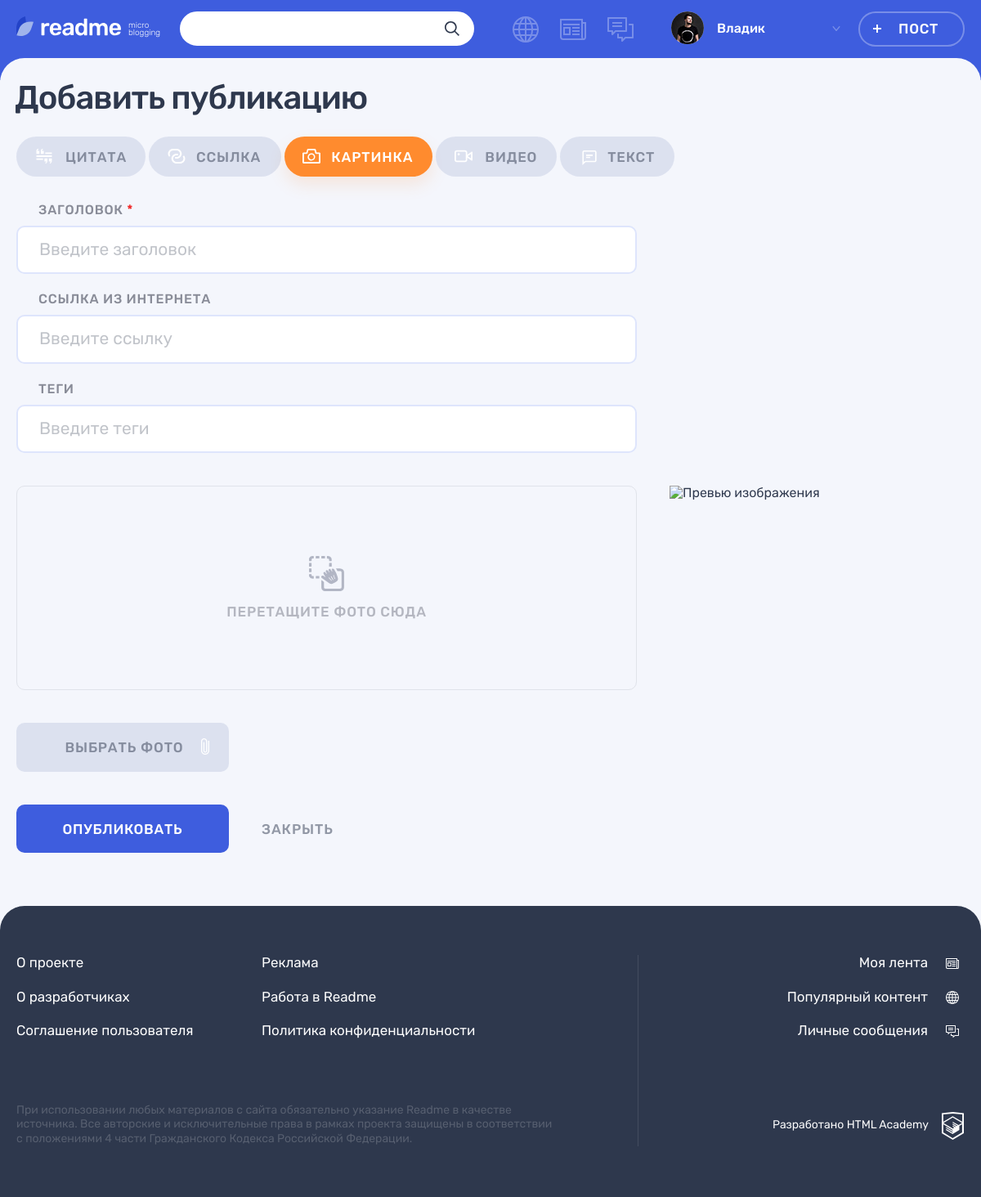
/add.php?type_id=3 (signed in), run on the app's committed database.
### tables this page shows
CREATE TABLE content_types
(
  id         INT AUTO_INCREMENT PRIMARY KEY,
  name       VARCHAR(128) UNIQUE NOT NULL,
  icon_class VARCHAR(32)
);

### helpers.php (called while the page is built, shortened)
<?php
function include_template($name, array $data = [])
{
    $name = 'templates/' . $name;
    extract($data);
    require $name;
    $result = ob_get_clean();
    return $result;
}

### database/posts.php (called while the page is built, shortened)
<?php
function fetchPostTypes(): array
{
    $query = "SELECT id, name, icon_class from content_types";
    return fetchData(prepareResult($query));
}

### database/helpers.php (called while the page is built, shortened)
<?php
function fetchData($result): array
{
    return mysqli_fetch_all($result, MYSQLI_ASSOC);
}
function prepareResult($query, $types = "", $params = []): mysqli_result {
    global $connect;
    $stmt = mysqli_prepare($connect, $query);
    $result = mysqli_stmt_execute($stmt);
    $result = mysqli_stmt_get_result($stmt);
    return $result;
}

### functions.php (called while the page is built, shortened)
<?php
function normalizePostTypes(array $post_types): array
{
    $result = [];
    foreach ($post_types as $post_type) {
        $result[] = [
            "id" => (string) $post_type["id"],
            "name" => $post_type["name"],
            "icon_class" => $post_type["icon_class"],
        ];
    }
    return $result;
}

### templates/add.php (the view, shortened to what this page needs)
<div class="page__main-section">
    <div class="container">
        <h1 class="page__title page__title--adding-post">Добавить публикацию</h1>
    </div>
    <div class="adding-post container">
        <div class="adding-post__tabs-wrapper tabs">
            <div class="adding-post__tabs filters">
                <ul class="adding-post__tabs-list filters__list tabs__list">
                    <?php foreach ($post_types as $post_type): ?>
                        <li class="adding-post__tabs-item filters__item">
                            <a href="add.php?type_id=<?= htmlspecialchars($post_type['id']) ?>" class="adding-post__tabs-link filters__button filters__button--<?= htmlspecialchars($post_type['icon_class']) ?> tabs__item button <?= htmlspecialchars($post_type['id']) === $type_id ? "filters__button--active tabs__item--active" : "" ?>">
                                <svg class="filters__icon" width="22" height="18">
                                    <use xlink:href="#icon-filter-<?= htmlspecialchars($post_type['icon_class']) ?>"></use>
                                </svg>
                                <span><?= htmlspecialchars($post_type['name']) ?></span>
                            </a>
                        </li>
                    <?php endforeach; ?>
            </div>
            <div class="adding-post__tab-content">
                <section class="adding-post__<?= htmlspecialchars($current_type["icon_class"]) ?> tabs__content tabs__content--active">
                    <form class="adding-post__form form" action="add.php?type_id=<?= htmlspecialchars($current_type['id']) ?>" method="post" enctype="multipart/form-data">
                        <?php print($part_template) ?>
                        <div class="adding-post__buttons">
                            <button class="adding-post__submit button button--main" type="submit">Опубликовать</button>
                            <a class="adding-post__close" href="#">Закрыть</a>
                        </div>
                    </form>
                </section>
            </div>
        </div>
    </div>
</div>

### data on the page
content_types: name "ЦИТАТА"
content_types: name "ССЫЛКА"
content_types: name "КАРТИНКА"
content_types: name "ВИДЕО"
content_types: name "ТЕКСТ"

### other printed values
$user["login"] "Владик"
